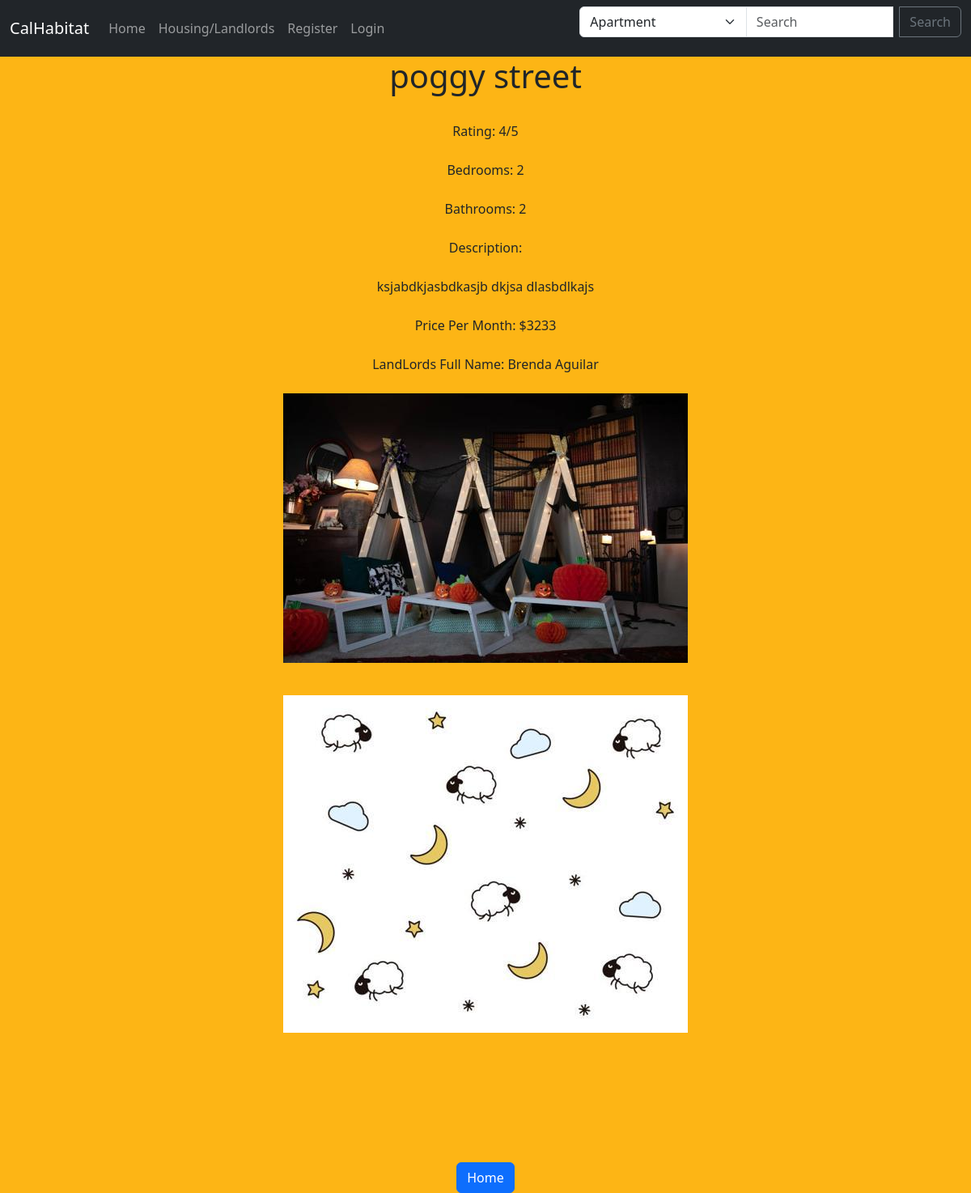
Page /show_house/55 on the earlier database version.
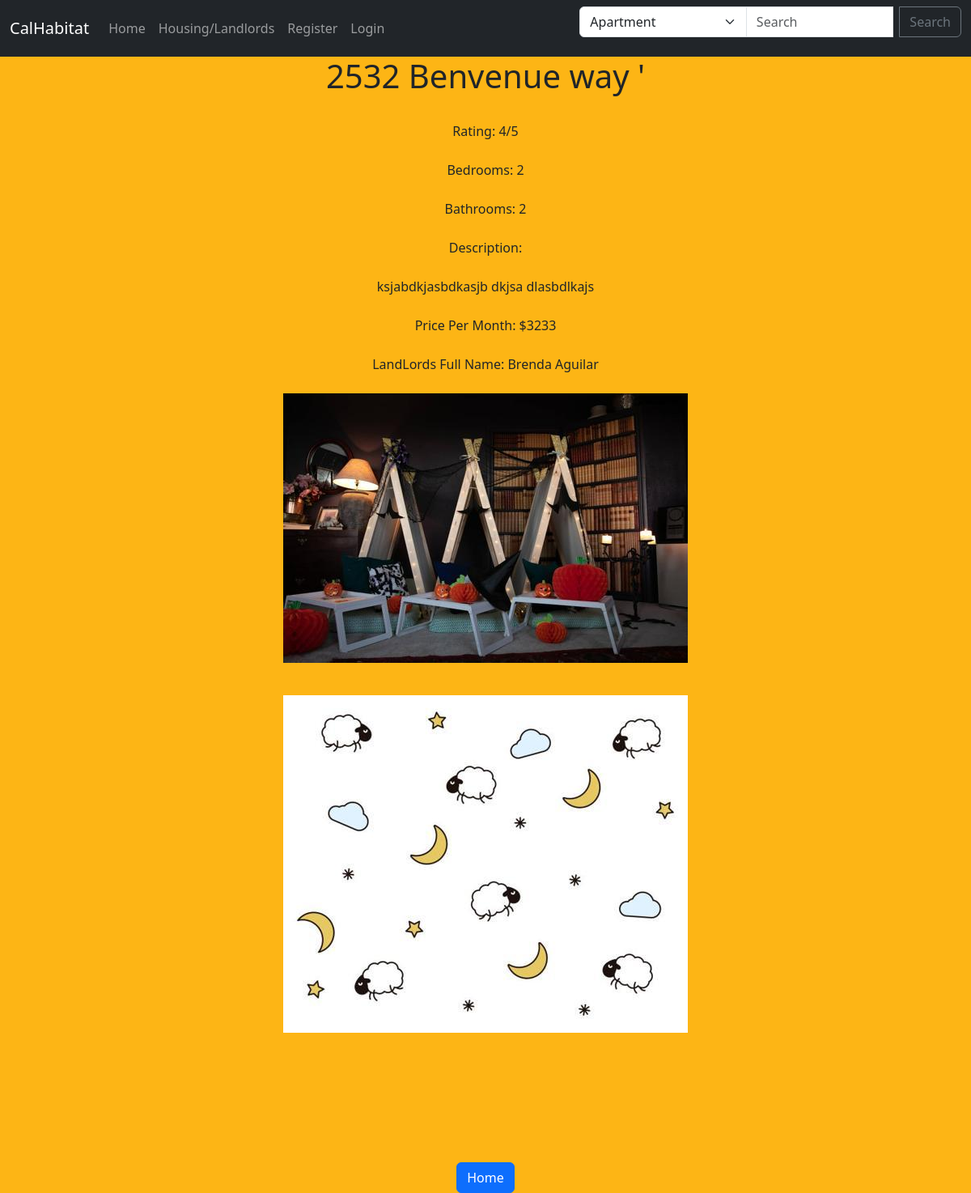
Same page on the later database version.
### myapp/models.py (models this page shows, shortened)
class Housing(models.Model):
    Address = models.CharField(max_length=50)
    Bedrooms = models.IntegerField(default="", validators=[MinValueValidator(1), MaxValueValidator(25)])
    Bathrooms = models.IntegerField(default="", validators=[MinValueValidator(1), MaxValueValidator(25)])
    Description = models.CharField(max_length=250, default="")
    Rating = models.IntegerField(default="", validators=[MinValueValidator(1), MaxValueValidator(5)])
    Price = models.IntegerField(default="", validators=[MinValueValidator(500), MaxValueValidator(50000)])
    LandLord = models.CharField(max_length=200, default="")
    housing_image = models.ImageField(null=True, blank=True, upload_to="images/")
    housing_image2 = models.ImageField(null=True, blank=True, upload_to="images/")
    housing_image3 = models.ImageField(null=True, blank=True, upload_to="images/")
    housing_image4 = models.ImageField(null=True, blank=True, upload_to="images/")
    housing_image5 = models.ImageField(null=True, blank=True, upload_to="images/")

### myapp/views.py (the view)
# urls.py: path('show_house/<house_id>', views.show_house, name = "show-house"),
def show_house(request, house_id):
    house = Housing.objects.get(pk = house_id)
    return render(request, 'myapp/show_house.html',{'house': house} )

### myapp/templates/myapp/show_house.html (shortened to what this page needs)
<link href="https://cdn.jsdelivr.net/npm/bootstrap@5.3.2/dist/css/bootstrap.min.css" rel="stylesheet">
{% include 'myapp/nav.html' %}
{% block content %}
<div class="content-container" style="background-color: #FDB515;">
    <center>
        <link href="https://cdn.jsdelivr.net/npm/bootstrap@5.3.2/dist/css/bootstrap.min.css" rel="stylesheet">
        <h1>{{ house.Address }}</h1>
        <br>Rating: {{ house.Rating }}/5</br>
        <br>Bedrooms: {{ house.Bedrooms }}</br>
        <br>Bathrooms: {{ house.Bathrooms }}</br>
        <br>Description:</br>
        <br>{{ house.Description }}</br>
        <br>Price Per Month: ${{ house.Price }}</br>
        <br>LandLords Full Name: {{ house.LandLord }}</br>
        <br>
        {% if house.housing_image %}
        <img src="{{ house.housing_image.url }}" class="img-fluid house-image mb-3" style="max-width: 500px; height: auto;">
        {% endif %}
        <br>
        <br>
        {% if house.housing_image2 %}
        <img src="{{ house.housing_image2.url }}" class="img-fluid house-image mb-3" style="max-width: 500px; height: auto;">
        {% endif %}
        <br>
        <br>
        <br>
        <br>
        <br>
        <br>
        <br>
        <a href="{% url 'index' %}" class="btn btn-primary home-button">Home</a>
    </center>
</div>
{% endblock %}

Differences in the rows shown:
changed Housing "ksjabdkjasbdkasjb dkjsa dlasbdlkajs": Address "poggy street" → "2532 Benvenue way '"
